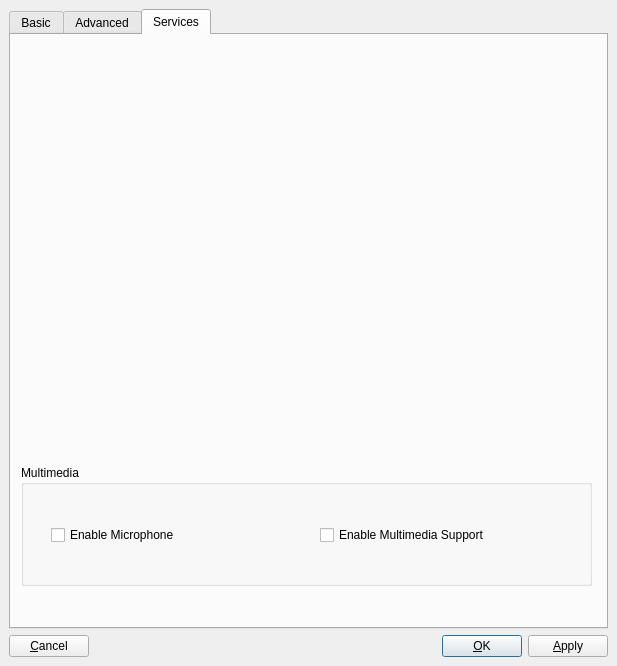
<?xml version="1.0" encoding="UTF-8"?>
<ui version="4.0">
 <class>SettingsDialog</class>
 <widget class="QDialog" name="SettingsDialog">
  <property name="geometry">
   <rect>
    <x>0</x>
    <y>0</y>
    <width>617</width>
    <height>666</height>
   </rect>
  </property>
  <property name="windowTitle">
   <string>QtNX Settings</string>
  </property>
  <property name="modal">
   <bool>true</bool>
  </property>
  <layout class="QVBoxLayout">
   <property name="spacing">
    <number>6</number>
   </property>
   <property name="margin">
    <number>9</number>
   </property>
   <item>
    <widget class="QTabWidget" name="layoutTabs">
     <property name="currentIndex">
      <number>2</number>
     </property>
     <widget class="QWidget" name="basicTab">
      <attribute name="title">
       <string>Basic</string>
      </attribute>
      <layout class="QVBoxLayout">
       <property name="spacing">
        <number>6</number>
       </property>
       <property name="margin">
        <number>9</number>
       </property>
       <item>
        <widget class="QGroupBox" name="generalGroup">
         <property name="title">
          <string>General</string>
         </property>
         <layout class="QVBoxLayout">
          <property name="spacing">
           <number>6</number>
          </property>
          <property name="margin">
           <number>9</number>
          </property>
          <item>
           <layout class="QHBoxLayout">
            <property name="spacing">
             <number>6</number>
            </property>
            <property name="margin">
             <number>0</number>
            </property>
            <item>
             <widget class="QLabel" name="sessionNameLabel">
              <property name="sizePolicy">
               <sizepolicy hsizetype="Fixed" vsizetype="Preferred">
                <horstretch>0</horstretch>
                <verstretch>0</verstretch>
               </sizepolicy>
              </property>
              <property name="text">
               <string>Session Name:</string>
              </property>
             </widget>
            </item>
            <item>
             <widget class="QLineEdit" name="sessionName"/>
            </item>
           </layout>
          </item>
         </layout>
        </widget>
       </item>
       <item>
        <widget class="QGroupBox" name="serverGroup">
         <property name="title">
          <string>Server</string>
         </property>
         <layout class="QVBoxLayout">
          <property name="spacing">
           <number>6</number>
          </property>
          <property name="margin">
           <number>9</number>
          </property>
          <item>
           <layout class="QHBoxLayout">
            <property name="spacing">
             <number>6</number>
            </property>
            <property name="margin">
             <number>0</number>
            </property>
            <item>
             <widget class="QLabel" name="hostnameLabel">
              <property name="sizePolicy">
               <sizepolicy hsizetype="Fixed" vsizetype="Preferred">
                <horstretch>0</horstretch>
                <verstretch>0</verstretch>
               </sizepolicy>
              </property>
              <property name="text">
               <string>Hostname:</string>
              </property>
             </widget>
            </item>
            <item>
             <widget class="QLineEdit" name="hostname"/>
            </item>
            <item>
             <widget class="QLabel" name="portLabel">
              <property name="sizePolicy">
               <sizepolicy hsizetype="Fixed" vsizetype="Preferred">
                <horstretch>0</horstretch>
                <verstretch>0</verstretch>
               </sizepolicy>
              </property>
              <property name="text">
               <string>Port:</string>
              </property>
             </widget>
            </item>
            <item>
             <widget class="QSpinBox" name="port">
              <property name="minimum">
               <number>1</number>
              </property>
              <property name="maximum">
               <number>65535</number>
              </property>
              <property name="value">
               <number>22</number>
              </property>
             </widget>
            </item>
           </layout>
          </item>
          <item>
           <layout class="QHBoxLayout">
            <property name="spacing">
             <number>6</number>
            </property>
            <property name="margin">
             <number>0</number>
            </property>
            <item>
             <widget class="QCheckBox" name="defaultKey">
              <property name="text">
               <string>Use default key</string>
              </property>
              <property name="checked">
               <bool>true</bool>
              </property>
             </widget>
            </item>
            <item>
             <widget class="QPushButton" name="setAuthKeyButton">
              <property name="enabled">
               <bool>false</bool>
              </property>
              <property name="text">
               <string>&amp;Set Authentication Key...</string>
              </property>
             </widget>
            </item>
           </layout>
          </item>
         </layout>
        </widget>
       </item>
       <item>
        <widget class="QGroupBox" name="desktopGroup">
         <property name="title">
          <string>Desktop</string>
         </property>
         <layout class="QVBoxLayout">
          <property name="spacing">
           <number>6</number>
          </property>
          <property name="margin">
           <number>9</number>
          </property>
          <item>
           <layout class="QHBoxLayout">
            <property name="spacing">
             <number>6</number>
            </property>
            <property name="margin">
             <number>0</number>
            </property>
            <item>
             <widget class="QLabel" name="platformLabel">
              <property name="sizePolicy">
               <sizepolicy hsizetype="Fixed" vsizetype="Preferred">
                <horstretch>0</horstretch>
                <verstretch>0</verstretch>
               </sizepolicy>
              </property>
              <property name="text">
               <string>Platform:</string>
              </property>
             </widget>
            </item>
            <item>
             <widget class="QComboBox" name="platform">
              <item>
               <property name="text">
                <string>UNIX</string>
               </property>
              </item>
              <item>
               <property name="text">
                <string>Windows</string>
               </property>
              </item>
              <item>
               <property name="text">
                <string>VNC Proxy</string>
               </property>
              </item>
             </widget>
            </item>
            <item>
             <widget class="QLabel" name="typeLabel">
              <property name="sizePolicy">
               <sizepolicy hsizetype="Fixed" vsizetype="Preferred">
                <horstretch>0</horstretch>
                <verstretch>0</verstretch>
               </sizepolicy>
              </property>
              <property name="text">
               <string>Type:</string>
              </property>
             </widget>
            </item>
            <item>
             <widget class="QComboBox" name="type">
              <item>
               <property name="text">
                <string>KDE</string>
               </property>
              </item>
              <item>
               <property name="text">
                <string>GNOME</string>
               </property>
              </item>
              <item>
               <property name="text">
                <string>CDE</string>
               </property>
              </item>
              <item>
               <property name="text">
                <string>XDM</string>
               </property>
              </item>
              <item>
               <property name="text">
                <string>Custom</string>
               </property>
              </item>
             </widget>
            </item>
            <item>
             <widget class="QLabel" name="linkLabel">
              <property name="sizePolicy">
               <sizepolicy hsizetype="Fixed" vsizetype="Preferred">
                <horstretch>0</horstretch>
                <verstretch>0</verstretch>
               </sizepolicy>
              </property>
              <property name="text">
               <string>Link:</string>
              </property>
             </widget>
            </item>
            <item>
             <widget class="QComboBox" name="link">
              <item>
               <property name="text">
                <string>Modem</string>
               </property>
              </item>
              <item>
               <property name="text">
                <string>ISDN</string>
               </property>
              </item>
              <item>
               <property name="text">
                <string>ADSL</string>
               </property>
              </item>
              <item>
               <property name="text">
                <string>WAN</string>
               </property>
              </item>
              <item>
               <property name="text">
                <string>LAN</string>
               </property>
              </item>
             </widget>
            </item>
           </layout>
          </item>
          <item>
           <layout class="QHBoxLayout">
            <property name="spacing">
             <number>6</number>
            </property>
            <property name="margin">
             <number>0</number>
            </property>
            <item>
             <spacer>
              <property name="orientation">
               <enum>Qt::Horizontal</enum>
              </property>
              <property name="sizeHint" stdset="0">
               <size>
                <width>173</width>
                <height>20</height>
               </size>
              </property>
             </spacer>
            </item>
            <item>
             <widget class="QPushButton" name="desktopSettingButton">
              <property name="enabled">
               <bool>false</bool>
              </property>
              <property name="text">
               <string>&amp;Settings...</string>
              </property>
             </widget>
            </item>
           </layout>
          </item>
         </layout>
        </widget>
       </item>
       <item>
        <widget class="QGroupBox" name="groupBox">
         <property name="title">
          <string>Geometry</string>
         </property>
         <layout class="QVBoxLayout">
          <property name="spacing">
           <number>6</number>
          </property>
          <property name="margin">
           <number>9</number>
          </property>
          <item>
           <layout class="QHBoxLayout">
            <property name="spacing">
             <number>6</number>
            </property>
            <property name="margin">
             <number>0</number>
            </property>
            <item>
             <widget class="QLabel" name="resolutionLabel">
              <property name="sizePolicy">
               <sizepolicy hsizetype="Fixed" vsizetype="Preferred">
                <horstretch>0</horstretch>
                <verstretch>0</verstretch>
               </sizepolicy>
              </property>
              <property name="text">
               <string>Resolution:</string>
              </property>
             </widget>
            </item>
            <item>
             <widget class="QComboBox" name="resolution">
              <item>
               <property name="text">
                <string>640x480</string>
               </property>
              </item>
              <item>
               <property name="text">
                <string>800x600</string>
               </property>
              </item>
              <item>
               <property name="text">
                <string>1024x768</string>
               </property>
              </item>
              <item>
               <property name="text">
                <string>Fullscreen</string>
               </property>
              </item>
              <item>
               <property name="text">
                <string>Custom</string>
               </property>
              </item>
             </widget>
            </item>
            <item>
             <widget class="QLabel" name="compressionLabel">
              <property name="sizePolicy">
               <sizepolicy hsizetype="Fixed" vsizetype="Preferred">
                <horstretch>0</horstretch>
                <verstretch>0</verstretch>
               </sizepolicy>
              </property>
              <property name="text">
               <string>Compression:</string>
              </property>
             </widget>
            </item>
            <item>
             <widget class="QComboBox" name="imageCompressionType">
              <item>
               <property name="text">
                <string>PNG</string>
               </property>
              </item>
              <item>
               <property name="text">
                <string>JPEG</string>
               </property>
              </item>
              <item>
               <property name="text">
                <string>Raw X11</string>
               </property>
              </item>
             </widget>
            </item>
           </layout>
          </item>
          <item>
           <layout class="QHBoxLayout">
            <property name="spacing">
             <number>6</number>
            </property>
            <property name="margin">
             <number>0</number>
            </property>
            <item>
             <widget class="QLabel" name="qualityLabel">
              <property name="sizePolicy">
               <sizepolicy hsizetype="Fixed" vsizetype="Preferred">
                <horstretch>0</horstretch>
                <verstretch>0</verstretch>
               </sizepolicy>
              </property>
              <property name="text">
               <string>JPEG Quality:</string>
              </property>
             </widget>
            </item>
            <item>
             <widget class="QSlider" name="imageQualityLevel">
              <property name="enabled">
               <bool>false</bool>
              </property>
              <property name="minimum">
               <number>1</number>
              </property>
              <property name="maximum">
               <number>9</number>
              </property>
              <property name="pageStep">
               <number>9</number>
              </property>
              <property name="value">
               <number>6</number>
              </property>
              <property name="orientation">
               <enum>Qt::Horizontal</enum>
              </property>
              <property name="tickPosition">
               <enum>QSlider::TicksBelow</enum>
              </property>
              <property name="tickInterval">
               <number>1</number>
              </property>
             </widget>
            </item>
           </layout>
          </item>
          <item>
           <layout class="QHBoxLayout">
            <property name="spacing">
             <number>6</number>
            </property>
            <property name="margin">
             <number>0</number>
            </property>
            <item>
             <widget class="QCheckBox" name="render">
              <property name="text">
               <string>Use RENDER Extension</string>
              </property>
              <property name="checked">
               <bool>true</bool>
              </property>
             </widget>
            </item>
            <item>
             <widget class="QLabel" name="widthLabel">
              <property name="sizePolicy">
               <sizepolicy hsizetype="Fixed" vsizetype="Preferred">
                <horstretch>0</horstretch>
                <verstretch>0</verstretch>
               </sizepolicy>
              </property>
              <property name="text">
               <string>Width:</string>
              </property>
             </widget>
            </item>
            <item>
             <widget class="QSpinBox" name="width">
              <property name="enabled">
               <bool>false</bool>
              </property>
              <property name="maximum">
               <number>9999</number>
              </property>
              <property name="value">
               <number>800</number>
              </property>
             </widget>
            </item>
            <item>
             <widget class="QLabel" name="heightLabel">
              <property name="sizePolicy">
               <sizepolicy hsizetype="Fixed" vsizetype="Preferred">
                <horstretch>0</horstretch>
                <verstretch>0</verstretch>
               </sizepolicy>
              </property>
              <property name="text">
               <string>Height:</string>
              </property>
             </widget>
            </item>
            <item>
             <widget class="QSpinBox" name="height">
              <property name="enabled">
               <bool>false</bool>
              </property>
              <property name="maximum">
               <number>9999</number>
              </property>
              <property name="value">
               <number>600</number>
              </property>
             </widget>
            </item>
           </layout>
          </item>
         </layout>
        </widget>
       </item>
      </layout>
     </widget>
     <widget class="QWidget" name="advancedTab">
      <attribute name="title">
       <string>Advanced</string>
      </attribute>
      <layout class="QVBoxLayout">
       <property name="spacing">
        <number>6</number>
       </property>
       <property name="margin">
        <number>9</number>
       </property>
       <item>
        <widget class="QGroupBox" name="networkGroup">
         <property name="title">
          <string>Network</string>
         </property>
         <layout class="QVBoxLayout">
          <property name="spacing">
           <number>6</number>
          </property>
          <property name="margin">
           <number>9</number>
          </property>
          <item>
           <widget class="QCheckBox" name="encryption">
            <property name="text">
             <string>Use SSH Tunneling</string>
            </property>
            <property name="checked">
             <bool>true</bool>
            </property>
           </widget>
          </item>
          <item>
           <layout class="QHBoxLayout" name="horizontalLayout_2">
            <item>
             <widget class="QCheckBox" name="proxy">
              <property name="text">
               <string>Connect using an HTTP proxy</string>
              </property>
             </widget>
            </item>
            <item>
             <widget class="QPushButton" name="proxyButton">
              <property name="text">
               <string>Configure Proxy</string>
              </property>
              <property name="checkable">
               <bool>false</bool>
              </property>
              <property name="flat">
               <bool>false</bool>
              </property>
             </widget>
            </item>
           </layout>
          </item>
         </layout>
        </widget>
       </item>
       <item>
        <widget class="QGroupBox" name="cacheGroup">
         <property name="title">
          <string>Cache</string>
         </property>
         <layout class="QVBoxLayout">
          <property name="spacing">
           <number>6</number>
          </property>
          <property name="margin">
           <number>9</number>
          </property>
          <item>
           <layout class="QHBoxLayout">
            <property name="spacing">
             <number>6</number>
            </property>
            <property name="margin">
             <number>0</number>
            </property>
            <item>
             <widget class="QLabel" name="memoryLabel">
              <property name="sizePolicy">
               <sizepolicy hsizetype="Fixed" vsizetype="Preferred">
                <horstretch>0</horstretch>
                <verstretch>0</verstretch>
               </sizepolicy>
              </property>
              <property name="text">
               <string>Memory:</string>
              </property>
             </widget>
            </item>
            <item>
             <widget class="QSpinBox" name="memoryCache">
              <property name="maximum">
               <number>128</number>
              </property>
              <property name="value">
               <number>8</number>
              </property>
             </widget>
            </item>
            <item>
             <widget class="QLabel" name="memoryMBLabel">
              <property name="text">
               <string>MB</string>
              </property>
             </widget>
            </item>
            <item>
             <widget class="QLabel" name="diskLabel">
              <property name="sizePolicy">
               <sizepolicy hsizetype="Fixed" vsizetype="Preferred">
                <horstretch>0</horstretch>
                <verstretch>0</verstretch>
               </sizepolicy>
              </property>
              <property name="text">
               <string>Disk:</string>
              </property>
             </widget>
            </item>
            <item>
             <widget class="QSpinBox" name="diskCache">
              <property name="maximum">
               <number>128</number>
              </property>
              <property name="value">
               <number>32</number>
              </property>
             </widget>
            </item>
            <item>
             <widget class="QLabel" name="diskMBLabel">
              <property name="text">
               <string>MB</string>
              </property>
             </widget>
            </item>
           </layout>
          </item>
          <item>
           <spacer name="spacer">
            <property name="orientation">
             <enum>Qt::Vertical</enum>
            </property>
            <property name="sizeHint" stdset="0">
             <size>
              <width>20</width>
              <height>40</height>
             </size>
            </property>
           </spacer>
          </item>
         </layout>
        </widget>
       </item>
       <item>
        <spacer>
         <property name="orientation">
          <enum>Qt::Vertical</enum>
         </property>
         <property name="sizeHint" stdset="0">
          <size>
           <width>20</width>
           <height>40</height>
          </size>
         </property>
        </spacer>
       </item>
      </layout>
     </widget>
     <widget class="QWidget" name="services">
      <attribute name="title">
       <string>Services</string>
      </attribute>
      <widget class="QGroupBox" name="groupBox_media">
       <property name="geometry">
        <rect>
         <x>10</x>
         <y>430</y>
         <width>571</width>
         <height>121</height>
        </rect>
       </property>
       <property name="title">
        <string>Multimedia</string>
       </property>
       <widget class="QWidget" name="horizontalLayoutWidget">
        <property name="geometry">
         <rect>
          <x>30</x>
          <y>50</y>
          <width>531</width>
          <height>41</height>
         </rect>
        </property>
        <layout class="QHBoxLayout" name="horizontalLayout">
         <item>
          <widget class="QCheckBox" name="microphone">
           <property name="text">
            <string>Enable Microphone</string>
           </property>
          </widget>
         </item>
         <item>
          <widget class="QCheckBox" name="media">
           <property name="text">
            <string>Enable Multimedia Support</string>
           </property>
          </widget>
         </item>
        </layout>
       </widget>
      </widget>
     </widget>
    </widget>
   </item>
   <item>
    <layout class="QHBoxLayout">
     <property name="spacing">
      <number>6</number>
     </property>
     <property name="margin">
      <number>0</number>
     </property>
     <item>
      <widget class="QPushButton" name="cancelButton">
       <property name="text">
        <string>&amp;Cancel</string>
       </property>
      </widget>
     </item>
     <item>
      <spacer>
       <property name="orientation">
        <enum>Qt::Horizontal</enum>
       </property>
       <property name="sizeHint" stdset="0">
        <size>
         <width>40</width>
         <height>20</height>
        </size>
       </property>
      </spacer>
     </item>
     <item>
      <widget class="QPushButton" name="okButton">
       <property name="text">
        <string>&amp;OK</string>
       </property>
       <property name="autoDefault">
        <bool>false</bool>
       </property>
       <property name="default">
        <bool>true</bool>
       </property>
      </widget>
     </item>
     <item>
      <widget class="QPushButton" name="applyButton">
       <property name="text">
        <string>&amp;Apply</string>
       </property>
       <property name="autoDefault">
        <bool>false</bool>
       </property>
      </widget>
     </item>
    </layout>
   </item>
  </layout>
 </widget>
 <resources/>
 <connections/>
</ui>
